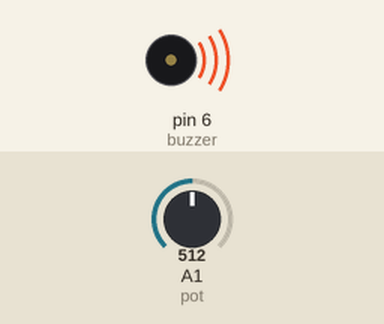
Bench run of a sketch on a simulated Arduino Uno, built with avr-gcc and run on an emulated ATmega328P. On the bench: buzzer (waves = sounding). Inputs (shaded band) come from the test bench; at power-on: A1 (pot) = 512.

Above: at 1.2 s.
1.3 s: A1 (pot) set to 0
At 2.5 s:
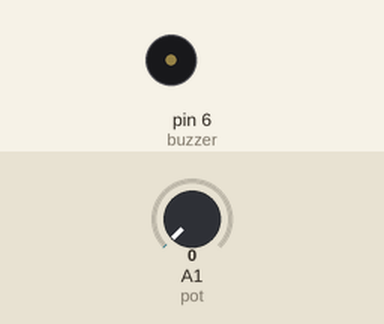
2.8 s: A1 (pot) set to 122
At 3.6 s:
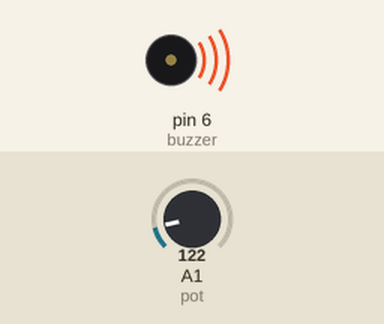
Timing chart, 0 to 5.8 s (numbered marks = the images above; inputs shaded):
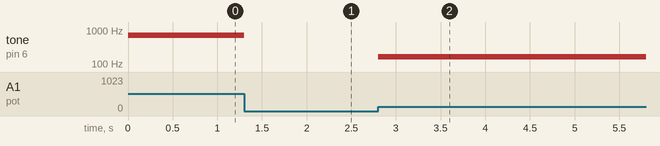

The sketch:

buzzer-porteciometro.ino
```cpp
int pot = A1;
int buzzer =6;
int time = 70;

void setup() {
  pinMode(pot,  INPUT);
  pinMode(buzzer, OUTPUT);

}

void loop() {

    int potValue = analogRead(pot); // Lê valores no potenciômetro
  int frequency = map(potValue, 0, 1023, 0, 1400); //define valores de frequência
  float volt = potValue * (5.00/1023.0); //Valores da tensão no cir

  tone(buzzer, frequency, time);
}
```

Measured:
- after the input at 1.3 s, tone on pin 6 (buzzer): 700 Hz → silent at once
- after the input at 2.8 s, tone on pin 6 (buzzer): silent → 166 Hz at once
